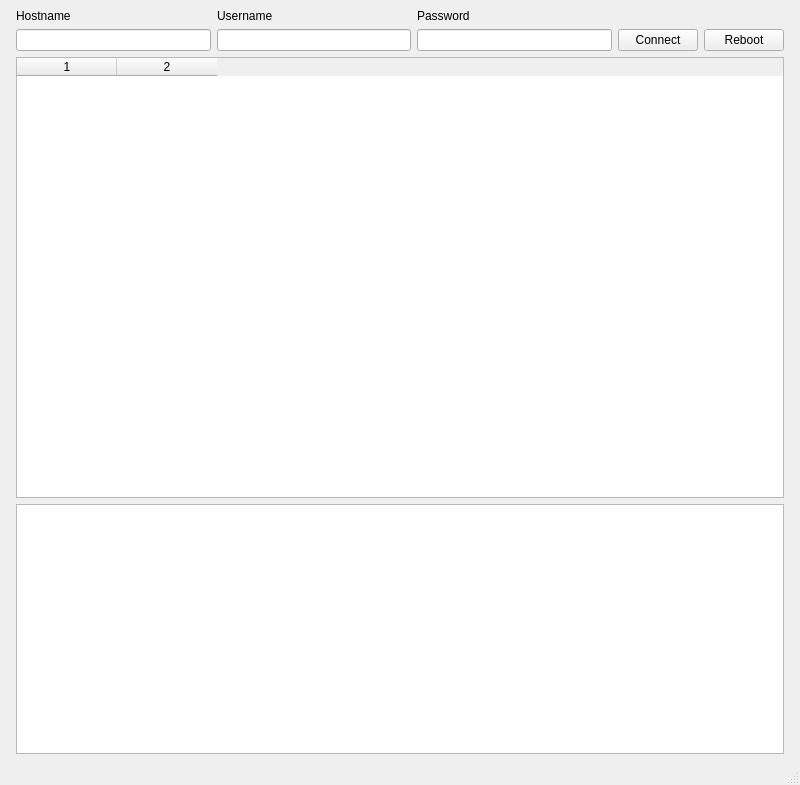
<?xml version="1.0" encoding="UTF-8"?>
<ui version="4.0">
 <class>MainWindow</class>
 <widget class="QMainWindow" name="MainWindow">
  <property name="geometry">
   <rect>
    <x>0</x>
    <y>0</y>
    <width>800</width>
    <height>785</height>
   </rect>
  </property>
  <property name="windowTitle">
   <string>QrM</string>
  </property>
  <widget class="QWidget" name="centralwidget">
   <layout class="QVBoxLayout" name="verticalLayout">
    <property name="leftMargin">
     <number>16</number>
    </property>
    <property name="rightMargin">
     <number>16</number>
    </property>
    <item>
     <layout class="QVBoxLayout" name="verticalLayout_2">
      <item>
       <layout class="QGridLayout" name="gridLayout">
        <item row="1" column="2">
         <widget class="QLineEdit" name="txt_password"/>
        </item>
        <item row="1" column="4">
         <widget class="QPushButton" name="pb_reboot">
          <property name="text">
           <string>Reboot</string>
          </property>
         </widget>
        </item>
        <item row="1" column="0">
         <widget class="QLineEdit" name="txt_hostname"/>
        </item>
        <item row="1" column="3">
         <widget class="QPushButton" name="pb_connect">
          <property name="text">
           <string>Connect</string>
          </property>
         </widget>
        </item>
        <item row="1" column="1">
         <widget class="QLineEdit" name="txt_username"/>
        </item>
        <item row="0" column="0">
         <widget class="QLabel" name="label">
          <property name="text">
           <string>Hostname</string>
          </property>
         </widget>
        </item>
        <item row="0" column="1">
         <widget class="QLabel" name="label_2">
          <property name="text">
           <string>Username</string>
          </property>
         </widget>
        </item>
        <item row="0" column="2">
         <widget class="QLabel" name="label_3">
          <property name="text">
           <string>Password</string>
          </property>
         </widget>
        </item>
       </layout>
      </item>
      <item>
       <widget class="QTableWidget" name="documents">
        <property name="columnCount">
         <number>2</number>
        </property>
        <column/>
        <column/>
       </widget>
      </item>
      <item>
       <widget class="QPlainTextEdit" name="console">
        <property name="maximumSize">
         <size>
          <width>16777215</width>
          <height>250</height>
         </size>
        </property>
       </widget>
      </item>
     </layout>
    </item>
   </layout>
  </widget>
  <widget class="QMenuBar" name="menubar">
   <property name="geometry">
    <rect>
     <x>0</x>
     <y>0</y>
     <width>800</width>
     <height>26</height>
    </rect>
   </property>
  </widget>
  <widget class="QStatusBar" name="statusbar"/>
 </widget>
 <resources/>
 <connections/>
</ui>
